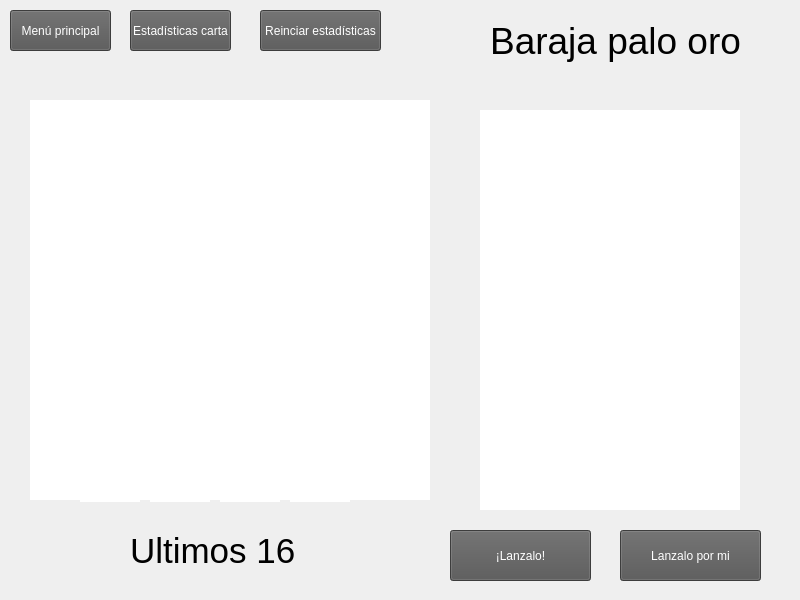
<?xml version="1.0" encoding="UTF-8"?>
<ui version="4.0">
 <class>MainWindow</class>
 <widget class="QMainWindow" name="MainWindow">
  <property name="geometry">
   <rect>
    <x>0</x>
    <y>0</y>
    <width>800</width>
    <height>600</height>
   </rect>
  </property>
  <property name="windowTitle">
   <string>Baraja - Palo único</string>
  </property>
  <property name="windowIcon">
   <iconset>
    <normaloff>Proyecto2n/Recursos/img/logo.png</normaloff>Proyecto2n/Recursos/img/logo.png</iconset>
  </property>
  <property name="styleSheet">
   <string notr="true">background-image: url(Proyecto2n/Recursos/img/fondoelemento.png);
background-repeat: no-repeat;</string>
  </property>
  <widget class="QWidget" name="centralwidget">
   <widget class="QGraphicsView" name="pb4">
    <property name="geometry">
     <rect>
      <x>290</x>
      <y>110</y>
      <width>60</width>
      <height>92</height>
     </rect>
    </property>
    <property name="styleSheet">
     <string notr="true">background-image: url(Proyecto2n/Recursos/img/moneda/iniciop.png);
 border-style: none;
background-repeat: no-repeat;</string>
    </property>
   </widget>
   <widget class="QGraphicsView" name="pb2">
    <property name="geometry">
     <rect>
      <x>150</x>
      <y>110</y>
      <width>60</width>
      <height>92</height>
     </rect>
    </property>
    <property name="styleSheet">
     <string notr="true">background-image: url(Proyecto2n/Recursos/img/moneda/iniciop.png);
 border-style: none;
background-repeat: no-repeat;
</string>
    </property>
   </widget>
   <widget class="QGraphicsView" name="pb9">
    <property name="geometry">
     <rect>
      <x>80</x>
      <y>310</y>
      <width>60</width>
      <height>92</height>
     </rect>
    </property>
    <property name="styleSheet">
     <string notr="true">background-image: url(Proyecto2n/Recursos/img/moneda/iniciop.png);
 border-style: none;
background-repeat: no-repeat;</string>
    </property>
   </widget>
   <widget class="QGraphicsView" name="graphicsView">
    <property name="geometry">
     <rect>
      <x>30</x>
      <y>100</y>
      <width>400</width>
      <height>400</height>
     </rect>
    </property>
    <property name="styleSheet">
     <string notr="true">background-image: url(Proyecto2n/Recursos/img/tapete.png);
background-repeat: no-repeat;
border-style: none;</string>
    </property>
   </widget>
   <widget class="QPushButton" name="btnautomatico">
    <property name="geometry">
     <rect>
      <x>620</x>
      <y>530</y>
      <width>141</width>
      <height>51</height>
     </rect>
    </property>
    <property name="cursor">
     <cursorShape>PointingHandCursor</cursorShape>
    </property>
    <property name="styleSheet">
     <string notr="true">background-image: url();
background-color: #555555;
color: #FFFFFF;</string>
    </property>
    <property name="text">
     <string>Lanzalo por mi</string>
    </property>
   </widget>
   <widget class="QGraphicsView" name="pb8">
    <property name="geometry">
     <rect>
      <x>290</x>
      <y>210</y>
      <width>60</width>
      <height>92</height>
     </rect>
    </property>
    <property name="styleSheet">
     <string notr="true">background-image: url(Proyecto2n/Recursos/img/moneda/iniciop.png);
 border-style: none;
background-repeat: no-repeat;</string>
    </property>
   </widget>
   <widget class="QGraphicsView" name="pb6">
    <property name="geometry">
     <rect>
      <x>150</x>
      <y>210</y>
      <width>60</width>
      <height>92</height>
     </rect>
    </property>
    <property name="styleSheet">
     <string notr="true">background-image: url(Proyecto2n/Recursos/img/moneda/iniciop.png);
 border-style: none;
background-repeat: no-repeat;</string>
    </property>
   </widget>
   <widget class="QGraphicsView" name="pb13">
    <property name="geometry">
     <rect>
      <x>80</x>
      <y>410</y>
      <width>60</width>
      <height>92</height>
     </rect>
    </property>
    <property name="styleSheet">
     <string notr="true">background-image: url(Proyecto2n/Recursos/img/moneda/iniciop.png);
 border-style: none;
background-repeat: no-repeat;</string>
    </property>
   </widget>
   <widget class="QGraphicsView" name="pb15">
    <property name="geometry">
     <rect>
      <x>220</x>
      <y>410</y>
      <width>60</width>
      <height>92</height>
     </rect>
    </property>
    <property name="styleSheet">
     <string notr="true">background-image: url(Proyecto2n/Recursos/img/moneda/iniciop.png);
 border-style: none;
background-repeat: no-repeat;</string>
    </property>
   </widget>
   <widget class="QGraphicsView" name="pb10">
    <property name="geometry">
     <rect>
      <x>150</x>
      <y>310</y>
      <width>60</width>
      <height>92</height>
     </rect>
    </property>
    <property name="styleSheet">
     <string notr="true">background-image: url(Proyecto2n/Recursos/img/moneda/iniciop.png);
 border-style: none;
background-repeat: no-repeat;</string>
    </property>
   </widget>
   <widget class="QGraphicsView" name="pb1">
    <property name="geometry">
     <rect>
      <x>80</x>
      <y>110</y>
      <width>60</width>
      <height>92</height>
     </rect>
    </property>
    <property name="styleSheet">
     <string notr="true">background-image: url(Proyecto2n/Recursos/img/moneda/iniciop.png);
 border-style: none;
background-repeat: no-repeat;</string>
    </property>
   </widget>
   <widget class="QLabel" name="label_2">
    <property name="geometry">
     <rect>
      <x>130</x>
      <y>520</y>
      <width>181</width>
      <height>61</height>
     </rect>
    </property>
    <property name="font">
     <font>
      <pointsize>26</pointsize>
     </font>
    </property>
    <property name="text">
     <string>Ultimos 16</string>
    </property>
   </widget>
   <widget class="QGraphicsView" name="pb12">
    <property name="geometry">
     <rect>
      <x>290</x>
      <y>310</y>
      <width>60</width>
      <height>92</height>
     </rect>
    </property>
    <property name="styleSheet">
     <string notr="true">background-image: url(Proyecto2n/Recursos/img/moneda/iniciop.png);
 border-style: none;
background-repeat: no-repeat;</string>
    </property>
   </widget>
   <widget class="QGraphicsView" name="pbcarta">
    <property name="geometry">
     <rect>
      <x>480</x>
      <y>110</y>
      <width>260</width>
      <height>400</height>
     </rect>
    </property>
    <property name="styleSheet">
     <string notr="true">background-image: url(Proyecto2n/Recursos/img/barc/enves.png);
 border-style: none;
background-repeat: no-repeat;</string>
    </property>
   </widget>
   <widget class="QGraphicsView" name="pb16">
    <property name="geometry">
     <rect>
      <x>290</x>
      <y>410</y>
      <width>60</width>
      <height>92</height>
     </rect>
    </property>
    <property name="styleSheet">
     <string notr="true">background-image: url(Proyecto2n/Recursos/img/moneda/iniciop.png);
 border-style: none;
background-repeat: no-repeat;</string>
    </property>
   </widget>
   <widget class="QGraphicsView" name="pb5">
    <property name="geometry">
     <rect>
      <x>80</x>
      <y>210</y>
      <width>60</width>
      <height>92</height>
     </rect>
    </property>
    <property name="styleSheet">
     <string notr="true">background-image: url(Proyecto2n/Recursos/img/moneda/iniciop.png);
 border-style: none;
background-repeat: no-repeat;</string>
    </property>
   </widget>
   <widget class="QGraphicsView" name="pb3">
    <property name="geometry">
     <rect>
      <x>220</x>
      <y>110</y>
      <width>60</width>
      <height>92</height>
     </rect>
    </property>
    <property name="styleSheet">
     <string notr="true">background-image: url(Proyecto2n/Recursos/img/moneda/iniciop.png);
 border-style: none;
background-repeat: no-repeat;</string>
    </property>
   </widget>
   <widget class="QPushButton" name="btnlanza">
    <property name="geometry">
     <rect>
      <x>450</x>
      <y>530</y>
      <width>141</width>
      <height>51</height>
     </rect>
    </property>
    <property name="cursor">
     <cursorShape>PointingHandCursor</cursorShape>
    </property>
    <property name="styleSheet">
     <string notr="true">background-image: url();
background-color: #555555;
color: #FFFFFF;</string>
    </property>
    <property name="text">
     <string>¡Lanzalo!</string>
    </property>
   </widget>
   <widget class="QGraphicsView" name="pb7">
    <property name="geometry">
     <rect>
      <x>220</x>
      <y>210</y>
      <width>60</width>
      <height>92</height>
     </rect>
    </property>
    <property name="styleSheet">
     <string notr="true">background-image: url(Proyecto2n/Recursos/img/moneda/iniciop.png);
 border-style: none;
background-repeat: no-repeat;</string>
    </property>
   </widget>
   <widget class="QGraphicsView" name="pb14">
    <property name="geometry">
     <rect>
      <x>150</x>
      <y>410</y>
      <width>60</width>
      <height>92</height>
     </rect>
    </property>
    <property name="styleSheet">
     <string notr="true">background-image: url(Proyecto2n/Recursos/img/moneda/iniciop.png);
 border-style: none;
background-repeat: no-repeat;</string>
    </property>
   </widget>
   <widget class="QGraphicsView" name="pb11">
    <property name="geometry">
     <rect>
      <x>220</x>
      <y>310</y>
      <width>60</width>
      <height>92</height>
     </rect>
    </property>
    <property name="styleSheet">
     <string notr="true">background-image: url(Proyecto2n/Recursos/img/moneda/iniciop.png);
 border-style: none;
background-repeat: no-repeat;</string>
    </property>
   </widget>
   <widget class="QLabel" name="label_3">
    <property name="geometry">
     <rect>
      <x>480</x>
      <y>10</y>
      <width>271</width>
      <height>61</height>
     </rect>
    </property>
    <property name="font">
     <font>
      <pointsize>28</pointsize>
     </font>
    </property>
    <property name="text">
     <string>Baraja palo oro</string>
    </property>
    <property name="alignment">
     <set>Qt::AlignCenter</set>
    </property>
   </widget>
   <widget class="QPushButton" name="btnhome">
    <property name="geometry">
     <rect>
      <x>10</x>
      <y>10</y>
      <width>101</width>
      <height>41</height>
     </rect>
    </property>
    <property name="cursor">
     <cursorShape>PointingHandCursor</cursorShape>
    </property>
    <property name="styleSheet">
     <string notr="true">background-image: url();
background-color: #555555;
color: #FFFFFF;</string>
    </property>
    <property name="text">
     <string>Menú principal</string>
    </property>
   </widget>
   <widget class="QPushButton" name="btnestadisticas">
    <property name="geometry">
     <rect>
      <x>130</x>
      <y>10</y>
      <width>101</width>
      <height>41</height>
     </rect>
    </property>
    <property name="cursor">
     <cursorShape>PointingHandCursor</cursorShape>
    </property>
    <property name="styleSheet">
     <string notr="true">background-image: url();
background-color: #555555;
color: #FFFFFF;</string>
    </property>
    <property name="text">
     <string>Estadísticas carta</string>
    </property>
   </widget>
   <widget class="QPushButton" name="btnreiniciarbd">
    <property name="geometry">
     <rect>
      <x>260</x>
      <y>10</y>
      <width>121</width>
      <height>41</height>
     </rect>
    </property>
    <property name="cursor">
     <cursorShape>PointingHandCursor</cursorShape>
    </property>
    <property name="styleSheet">
     <string notr="true">background-image: url();
background-color: #555555;
color: #FFFFFF;</string>
    </property>
    <property name="text">
     <string>Reinciar estadísticas</string>
    </property>
   </widget>
   <zorder>graphicsView</zorder>
   <zorder>pb4</zorder>
   <zorder>pb2</zorder>
   <zorder>pb9</zorder>
   <zorder>btnautomatico</zorder>
   <zorder>pb8</zorder>
   <zorder>pb6</zorder>
   <zorder>pb13</zorder>
   <zorder>pb15</zorder>
   <zorder>pb10</zorder>
   <zorder>pb1</zorder>
   <zorder>label_2</zorder>
   <zorder>pb12</zorder>
   <zorder>pbcarta</zorder>
   <zorder>pb16</zorder>
   <zorder>pb5</zorder>
   <zorder>pb3</zorder>
   <zorder>btnlanza</zorder>
   <zorder>pb7</zorder>
   <zorder>pb14</zorder>
   <zorder>pb11</zorder>
   <zorder>label_3</zorder>
   <zorder>btnhome</zorder>
   <zorder>btnestadisticas</zorder>
   <zorder>btnreiniciarbd</zorder>
  </widget>
 </widget>
 <resources/>
 <connections/>
</ui>
